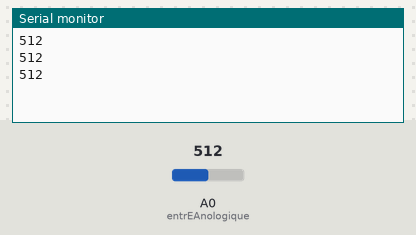
The sketch below on a simulated Arduino Uno, built with avr-gcc and run on an emulated ATmega328P. Parts: the last lines printed to the serial monitor. Inputs (shaded band) come from the test bench; at power-on: A0 (entrEAnologique) = 512.

Above: at 1.3 s.
1.4 s: A0 (entrEAnologique) set to 716
At 1.9 s:
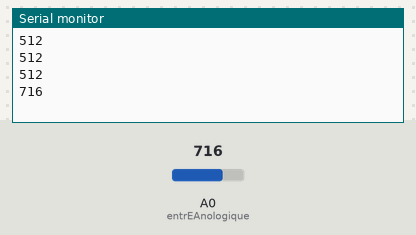
2.9 s: A0 (entrEAnologique) set to 900
At 3.4 s:
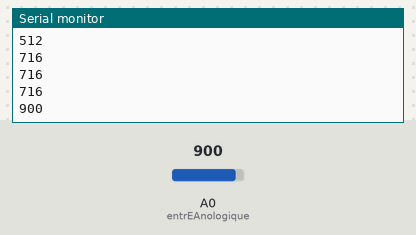
Timing chart, 0 to 5.9 s (numbered marks = the images above; inputs shaded):
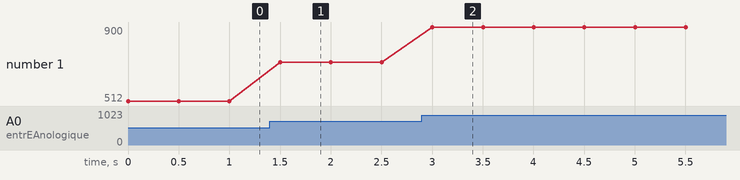

Measured:
- after the input at 1.4 s, the serial monitor: prints a new line after 0.10 s (image 1)
- after the input at 2.9 s, the serial monitor: prints a new line after 0.10 s (image 2)
- plotted number 1: 512 → 716 after the input at 1.4 s, 716 → 900 after the input at 2.9 s

The sketch:

lecteurIR.ino
```cpp
int entrEAnologique=A0;
int valeurRLue=0;
void setup()
{
  Serial.begin(9600);
}

void loop()
{
  valeurRLue = analogRead(entrEAnologique);
  Serial.println(valeurRLue);
  delay(500);


}
```
